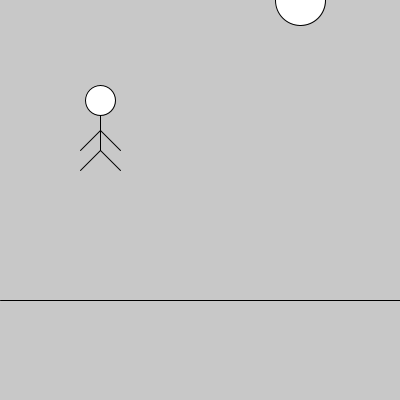
Frame 1 (no input)
Frame 60 (the mouse pressed at the canvas centre just before this capture): identical to frame 1, image omitted
Frame 120 (the mouse held since frame 60 and released just before this capture): identical to frame 1, image omitted

The Processing sketch that drew this single still picture (run headless with seeded random() and noise(); from frame 60 on, the mouse is pressed at the canvas centre):

// Processing sketch: clase_05_02_2023_funciones
// ── clase_05_02_2023_funciones.pde

void setup() {
  size(400, 400);
  textSize(30);
}

void draw() {
  background(200);
  dibujarPaisaje();
  personaje();
  
}

// ── funciones.pde
void personaje() {
  line(100, 100, 100, 150); //Cuerpo
  ellipse(100, 100, 30, 30); //Cabeza
  line(100, 150, 120, 170); //Pierna Izq
  line(100, 150, 80, 170); //Pierna Der
  line(100, 130, 120, 150); //Mano Izq
  line(100, 130, 80, 150); //Mano Der
}

void dibujarPaisaje() {
  line(0,300, 400, 300);
  ellipse(300,0,50, 50);
}
